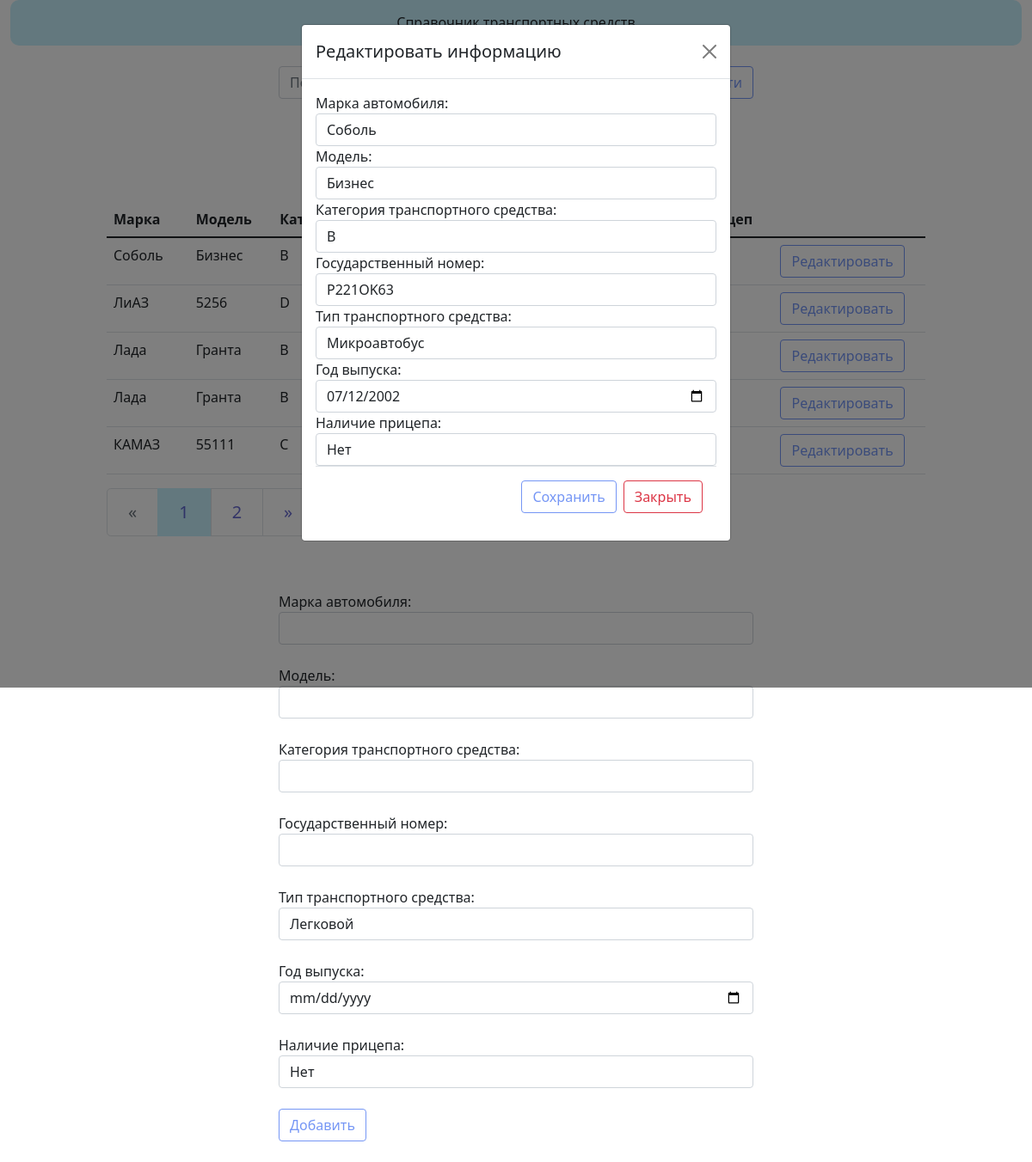
Screenshot of /?id=6 with the database file from the repository.
### models.py (models this page shows)
class Cars(db.Model):
    id = db.Column(db.Integer, primary_key=True)
    car_brand = db.Column(db.String(100))   # марка автомобиля
    car_model = db.Column(db.String(100))   # модель
    category = db.Column(db.String(100))    # категория ТС
    car_license_plate = db.Column(db.String(20), unique=True)   # государственный номер
    car_type = db.Column(db.String(100))    # тип ТС
    release_year = db.Column(db.DateTime())    # год выпуска
    trailer = db.Column(db.String(5))    # наличие прицепа

### view.py (the view, shortened to what this page needs)
@app.route('/', methods=['POST', 'GET'])
def index():
    form = CarsForm()
    page = request.args.get('page')
    if page and page.isdigit():
        page = int(page)
    else:
        page = 1
    search = request.args.get('search')
    if search:
        cars = Cars.query.filter(Cars.car_brand.contains(search) | Cars.category.contains(search)).order_by(Cars.car_brand.desc())
    else:
        cars = Cars.query.order_by(Cars.car_brand.desc())
    pages = cars.paginate(page=page, per_page=5)
    car_id = request.args.get('id')
    if car_id:
        car_edit = Cars.query.filter_by(id=car_id).first_or_404()
        if request.method == 'POST' and car_id:
            form_edit = CarsForm(formdata=request.form, obj=car_edit)
            form_edit.populate_obj(car_edit)
            db.session.commit()
            return redirect(url_for('index'))
        form_edit = CarsForm(obj=car_edit)
        return render_template('modal.html', car_edit=car_edit, form_edit=form_edit, form=form, pages=pages, search=search)
    return render_template('index.html', form=form, pages=pages, search=search)

### form.py
class CarsForm(FlaskForm):
    car_brand = StringField('Марка автомобиля: ', validators=[InputRequired()])
    car_model = StringField('Модель: ', validators=[InputRequired()])
    category = StringField('Категория транспортного средства: ', validators=[InputRequired()])
    car_license_plate = StringField('Государственный номер: ', validators=[InputRequired()])
    car_type = SelectField('Тип транспортного средства: ', choices=[('Легковой', 'Легковой'),
                                                                    ('Грузовой', 'Грузовой'),
                                                                    ('Микроавтобус ', 'Микроавтобус '),
                                                                    ('Автобус', 'Автобус'),
                                                                    ('Автомобиль - тягач', 'Автомобиль - тягач')
                                                                    ])
    release_year = DateField('Год выпуска: ', validators=[InputRequired()])
    trailer = SelectField('Наличие прицепа: ', choices=[('Нет', 'Нет'), ('Да', 'Да')])

### templates/modal.html (shortened to what this page needs)
{% extends 'base.html' %}
{% block search %}
    <form class="d-flex" action="{{ url_for('index')}}" method="GET">
    <button class="btn btn-outline-success" type="submit">Найти</button>
    </form>
{% endblock %}
{% block content %}
<table class="table">
    <thead>
    <tr>
        <th scope="col">Марка</th>
        <th scope="col">Модель</th>
        <th scope="col">Категория</th>
        <th scope="col">Гос. номер</th>
        <th scope="col">Тип т.с.</th>
        <th scope="col">Год выпуска</th>
        <th scope="col">Прицеп</th>
    </tr>
    </thead>
    <tbody>
    {% for car in pages.items %}
    <tr>
        <td class="col-1">{{ car.car_brand }}</td>
        <td class="col-1">{{ car.car_model }}</td>
        <td class="col-1">{{ car.category }}</td>
        <td class="col-1">{{ car.car_license_plate }}</td>
        <td class="col-1">{{ car.car_type }}</td>
        <td class="col-1">{{ car.release_year.strftime("%Y") }}</td>
        <td class="col-1">{{ car.trailer }}</td>
        <td class="col-1">
            <button id={{car.id}}
                    class="btn btn-outline-success"
                    onclick='window.location.href="{{ url_for('index', id=car.id) }}"' method="POST">
                    Редактировать
            </button>
        </td>
    </tr>
    {% endfor %}
    </tbody>
</table>
<nav aria-label="Page navigation example">
    <ul class="pagination pagination-lg">
        <li {% if not pages.has_prev %} class="page-item disabled"  {% endif %}>
            <a class="page-link" href="{{ url_for('index', search=search, page=pages.prev_num) }}"
               aria-label="Previous">
                <span aria-hidden="true">&laquo;</span>
            </a>
        </li>
        {% for page in pages.iter_pages(left_edge=2,right_edge=2,left_current=1, right_current=2) %}
        {% if page %}
        <li {% if page == pages.page %} class="page-item active" {% endif %}>
            <a class="page-link" href="{{ url_for('index', search=search, page=page) }}">{{ page }}</a>
        </li>
        {% else %}
        <li class="page-item"><a class="page-link">...</a></li>
        {% endif %}
        {% endfor %}
        <li {% if pages.has_next %} class="page-item"  {% else %} class="page-item disabled" {% endif %}>
            <a class="page-link"  href="{{ url_for('index',search=search, page=pages.next_num) }}"
               aria-label="Next">
                <span aria-hidden="true">&raquo;</span>
            </a>
        </li>
    </ul>
</nav>
{% endblock %}
{% block modal %}
<div class="modal" id="exampleModal" tabindex="-1" aria-labelledby="exampleModalLabel" aria-hidden="true">
  <div class="modal-dialog modal-dialog-scrollable">
    <div class="modal-content">
      <div class="modal-header">
        <h5 class="modal-title" id="exampleModalLabel">Редактировать информацию</h5>
        <button type="button" class="btn-close" onclick='window.location.href="{{ url_for('index') }}"' method="GET" aria-label="Закрыть"></button>
      </div>
      <div class="modal-body">
        <form action="{{ url_for('index', id=car_edit.id)}}" method="POST">
          {% for field in form_edit if field.name not in ['csrf_token'] %}
          {{ field.label(class="control-label") }}
          {{ field(class="form-control") }}
          {% endfor %}
          <div class="modal-footer">
          <button type="submit" class="btn btn-outline-success">Сохранить</button>
          <button type="button" class="btn btn-outline-danger" onclick='window.location.href="{{ url_for('index') }}"' method="GET" >Закрыть</button>
          </div>
        </form>
      </div>
    </div>
  </div>
</div>
{% endblock %}
{% block form %}
<form action="{{ url_for('index')}}" method="POST">
    {% for field in form if field.name not in ['csrf_token'] %}
        {{ field.label(class="control-label") }}
        {{ field(class="form-control") }}<br>
    {% endfor %}
    <button type="submit" class="btn btn-outline-success">Добавить</button>
</form>
{% endblock %}

### static/css/style.css (style rules this page uses)
.btn-outline-success { color: #7596f5; border-color: #7596f5; }
.page-item.active .page-link { color: #4b4ec7d9; background-color: #c6f0fd; border-color: #c6f0fd; }
.page-link { position: relative; display: block; color: #4b4ec7d9; }
a { color:#27d2e3 }

### rows the page displays
Cars: car_brand "Соболь", car_model "Бизнес", category "B", car_type "Легковой" "Нет", car_brand "Соболь" "Бизнес" "B" "P221OK63" "Микроавтобус" "07/12/2002" "Нет"
Cars: car_brand "ЛиАЗ", car_model "5256", category "D"
Cars: car_brand "Лада", car_model "Гранта", category "B"
Cars: car_brand "Лада", car_model "Гранта", category "B"
Cars: car_brand "КАМАЗ", car_model "55111", category "C"

### other values shown
{{ page }} "1" "2"
{{ field.label(class="control-label") }} "Марка автомобиля:" "Модель:" "Категория транспортного средства:" "Государственный номер:" "Тип транспортного средства:" "Год выпуска:" "Наличие прицепа:"
